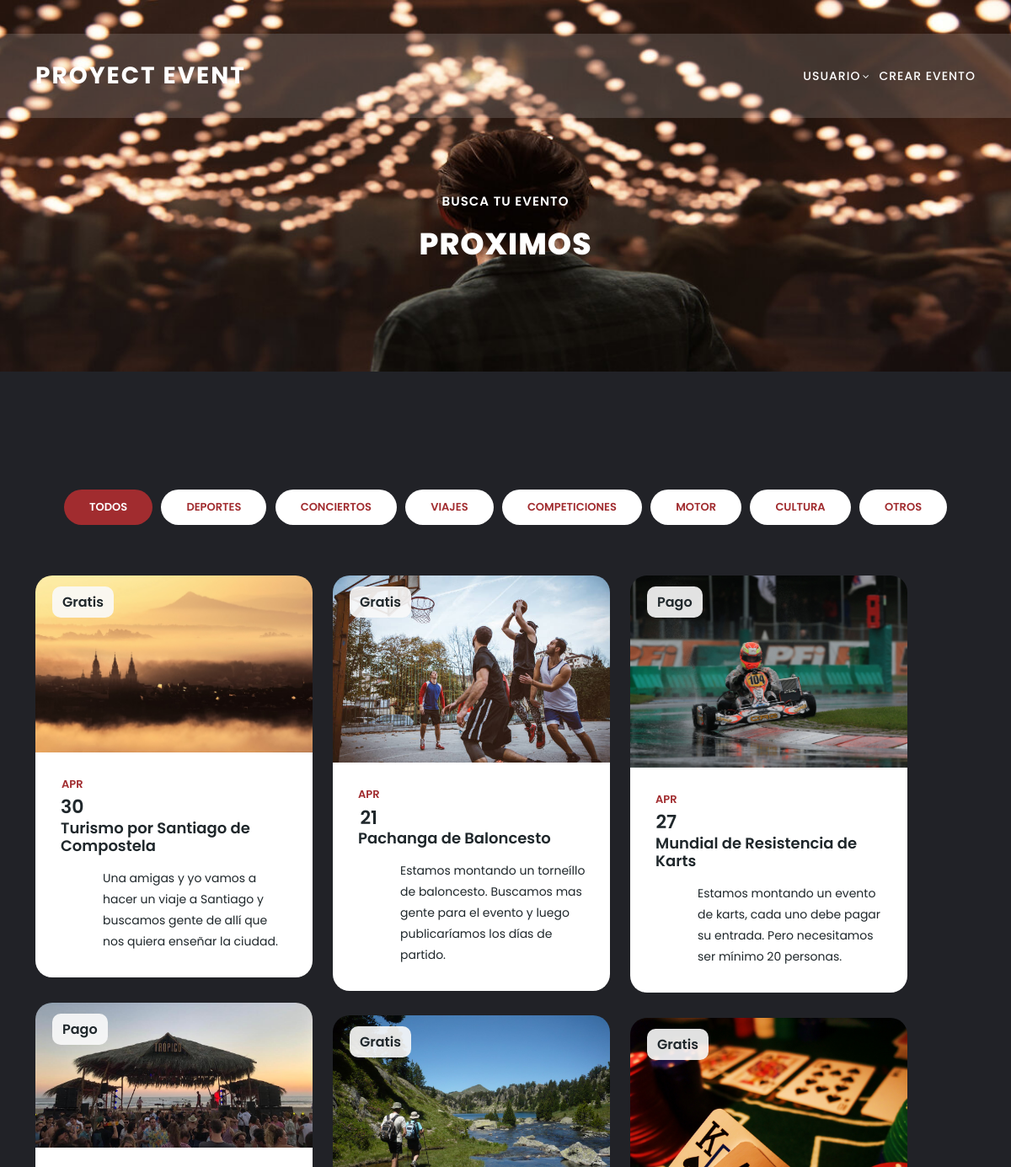
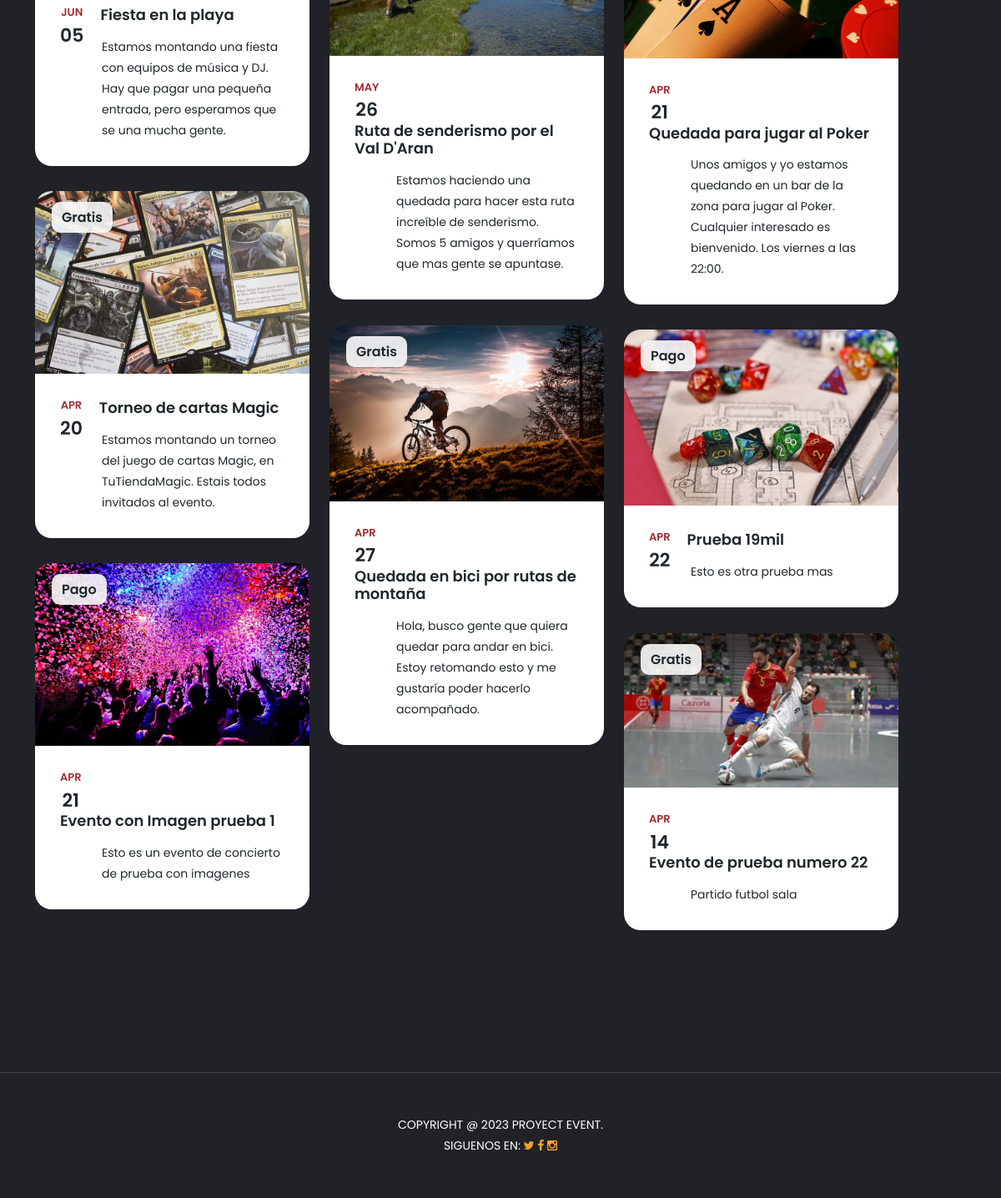
/meetings.php, run on the app's committed database (2 pictures, top to bottom).
### tables this page shows
CREATE TABLE `eventos` (
  `id` int(200) NOT NULL,
  `nomevent` varchar(100) NOT NULL,
  `categoria` varchar(50) NOT NULL,
  `fecha` date NOT NULL,
  `localizacion` varchar(100) NOT NULL,
  `entrada` varchar(11) NOT NULL,
  `descripcion` varchar(255) NOT NULL,
  `imagen` varchar(200) NOT NULL,
  `usuario` varchar(50) NOT NULL,
  `correo` varchar(50) NOT NULL
);

### FuncionesEventos.php (called while the page is built, shortened)
<?php
require ('dbEvent.php');
function listarEventos (){
    global $conexion;
    $consulta = "SELECT * FROM eventos ORDER BY id DESC";
    $resultado = mysqli_query($conexion, $consulta);
    $eventos = array();
    if ($resultado){
        while ($fila = mysqli_fetch_assoc($resultado))
        {
           $nuevoEvento = new Evento ($fila ["nomevent"], $fila ["categoria"], $fila ["fecha"],$fila ["localizacion"], $fila ["entrada"], $fila ["descripcion"],
            $fila["imagen"], $fila ["usuario"]);
           array_push ($eventos, $nuevoEvento);
        }
        return $eventos;
    }
    else
    {
        echo $conexion -> error;
    }
}

### unirseEvento.php (called while the page is built, shortened)
<?php
global $conexion;
$sql = "SELECT * FROM eventos ORDER BY id DESC";
$result = mysqli_query($conexion, $sql);
?>

### meetings.php (the view, shortened to what this page needs)
<?php
require ('dbEvent.php');
require ('FuncionesEventos.php');
require ('usuarios.php');
require ('unirseEvento.php');
?>
<!DOCTYPE html>
<html lang="es">
  <head>
    <link href="vendor/bootstrap/css/bootstrap.min.css" rel="stylesheet">
    <link rel="stylesheet" href="assets/css/fontawesome.css">
    <link rel="stylesheet" href="assets/css/templatemo-edu-meeting.css">
    <link rel="stylesheet" href="assets/css/owl.css">
    <link rel="stylesheet" href="assets/css/lightbox.css">
  </head>
<body>
<header class="header-area header-sticky">
      <div class="container">
          <div class="row">
              <div class="col-12">
                  <nav class="main-nav">
                      <a href="index.php" class="logo">
                          Proyect Event
                      </a>
                      <ul class="nav">
                        <li class="has-sub">
                          <a href="javascript:void(0)">Usuario</a>
                        </li>
                        <li><a href='verificarSesion.php'>Crear Evento</a></li>
                      </ul>
                  </nav>
  </header>
  <section class="heading-page header-text" id="top">
    <div class="container">
      <div class="row">
        <div class="col-lg-12">
          <h6>Busca tu evento</h6>
          <h2>Proximos</h2>
        </div>
      </div>
    </div>
  </section>
  <section class="meetings-page" id="meetings">
    <div class="container">
      <div class="row">
        <div class="col-lg-12">
          <div class="row">
            <div class="col-lg-12">
            <div class="filters">
              <ul>
                <li data-filter="*" class="active">Todos</li>
                <li data-filter=".deportes">Deportes</li>
                <li data-filter=".conciertos">Conciertos</li>
                <li data-filter=".viajes">Viajes</li>
                <li data-filter=".competiciones">Competiciones</li>
                <li data-filter=".motor">Motor</li>
                <li data-filter=".cultura">Cultura</li>
                <li data-filter=".otros">Otros</li>
              </ul>
            </div>
            </div>
            <div class="col-lg-12">
              <div class="row grid">
                <?php foreach ($eventos as $evento): ?>
                  <div class="col-lg-4 templatemo-item-col all <?php echo $evento['categoria'] ?>">
                    <div class="meeting-item">
                      <div class="thumb">
                        <div class="price">
                          <span><?php echo $evento['entrada'] ?></span>
                        </div>
                        <a href="meeting-details.php?id=<?php echo $evento['id'] ?>"><img src="<?php echo $evento['imagen'] ?>" alt=""></a>
                      </div>
                      <div class="down-content">
                        <div class="date">
                          <?php
                            $fecha = new DateTime($evento['fecha']);
                            $mes = $fecha->format('M');
                            $dia = $fecha->format('d');
                          ?>
                          <h6><?php echo $mes ?> <span><?php echo $dia ?></span></h6>
                        </div>
                        <a href="meeting-details.php?id=<?php echo $evento['id'] ?>"><h4><?php echo $evento['nomevent'] ?></h4></a>
                        <p><?php echo $evento['descripcion'] ?></p>
                      </div>
                    </div>
                  </div>
                <?php endforeach; ?>
              </div>
            </div>
          </div>
        </div>
      </div>
    </div>
    <div class="footer">
      <p>Copyright @ 2023 Proyect Event.
          <br>Siguenos en:
          <a href="https://twitter.com" target="_parent" title="free css templates"><i class="fa fa-twitter"></i></a>
          <a href="https://fb.com" target="_parent" title="free css templates"><i class="fa fa-facebook"></i></a>
          <a href="https://instagram.com" target="_parent" title="free css templates"><i class="fa fa-instagram"></i></a>
      </p>
    </div>
  </section>
</body>
</html>

### data on the page
eventos: entrada "Gratis", imagen (picture), fecha "APR", fecha "30", nomevent "Turismo por Santiago de Compostela", descripcion "Una amigas y yo vamos a hacer un viaje a Santiago y buscamos gente de allí que nos quiera enseñar la ciudad."
eventos: entrada "Gratis", imagen (picture), fecha "APR", fecha "21", nomevent "Pachanga de Baloncesto", descripcion "Estamos montando un torneíllo de baloncesto. Buscamos mas gente para el evento y luego publicaríamos los días de partido."
eventos: entrada "Pago", imagen (picture), fecha "APR", fecha "27", nomevent "Mundial de Resistencia de Karts", descripcion "Estamos montando un evento de karts, cada uno debe pagar su entrada. Pero necesitamos ser mínimo 20 personas."
eventos: entrada "Pago", imagen (picture), fecha "JUN", fecha "05", nomevent "Fiesta en la playa", descripcion "Estamos montando una fiesta con equipos de música y DJ. Hay que pagar una pequeña entrada, pero esperamos que se una mucha gente."
eventos: entrada "Gratis", imagen (picture), fecha "MAY", fecha "26", nomevent "Ruta de senderismo por el Val D'Aran", descripcion "Estamos haciendo una quedada para hacer esta ruta increíble de senderismo. Somos 5 amigos y querríamos que mas gente se apuntase."
eventos: entrada "Gratis", imagen (picture), fecha "APR", fecha "21", nomevent "Quedada para jugar al Poker", descripcion "Unos amigos y yo estamos quedando en un bar de la zona para jugar al Poker. Cualquier interesado es bienvenido. Los viernes a las 22:00."
eventos: entrada "Gratis", imagen (picture), fecha "APR", fecha "20", nomevent "Torneo de cartas Magic", descripcion "Estamos montando un torneo del juego de cartas Magic, en TuTiendaMagic. Estais todos invitados al evento."
eventos: entrada "Gratis", imagen (picture), fecha "APR", fecha "27", nomevent "Quedada en bici por rutas de montaña", descripcion "Hola, busco gente que quiera quedar para andar en bici. Estoy retomando esto y me gustaría poder hacerlo acompañado."
eventos: entrada "Pago", imagen (picture), fecha "APR", fecha "22", nomevent "Prueba 19mil", descripcion "Esto es otra prueba mas"
eventos: entrada "Pago", imagen (picture), fecha "APR", fecha "21", nomevent "Evento con Imagen prueba 1", descripcion "Esto es un evento de concierto de prueba con imagenes"
eventos: entrada "Gratis", imagen (picture), fecha "APR", fecha "14", nomevent "Evento de prueba numero 22", descripcion "Partido futbol sala"
